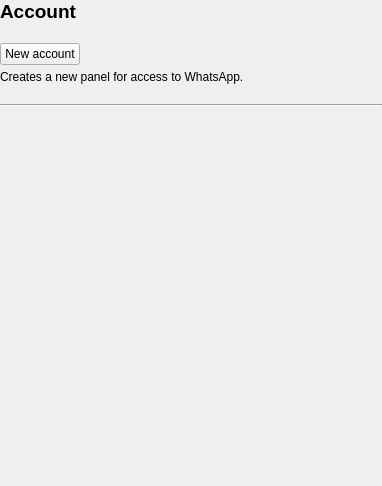
<?xml version="1.0" encoding="UTF-8"?>
<ui version="4.0">
 <class>Account</class>
 <widget class="QWidget" name="Account">
  <property name="geometry">
   <rect>
    <x>0</x>
    <y>0</y>
    <width>382</width>
    <height>486</height>
   </rect>
  </property>
  <property name="windowTitle">
   <string>Form</string>
  </property>
  <layout class="QHBoxLayout" name="horizontalLayout">
   <property name="spacing">
    <number>0</number>
   </property>
   <property name="leftMargin">
    <number>0</number>
   </property>
   <property name="topMargin">
    <number>0</number>
   </property>
   <property name="rightMargin">
    <number>0</number>
   </property>
   <property name="bottomMargin">
    <number>0</number>
   </property>
   <item>
    <widget class="QScrollArea" name="scrollArea">
     <property name="frameShape">
      <enum>QFrame::NoFrame</enum>
     </property>
     <property name="widgetResizable">
      <bool>true</bool>
     </property>
     <widget class="QWidget" name="account_scrollArea">
      <property name="geometry">
       <rect>
        <x>0</x>
        <y>0</y>
        <width>382</width>
        <height>486</height>
       </rect>
      </property>
      <property name="minimumSize">
       <size>
        <width>250</width>
        <height>0</height>
       </size>
      </property>
      <layout class="QVBoxLayout" name="verticalLayout_2">
       <property name="spacing">
        <number>20</number>
       </property>
       <property name="leftMargin">
        <number>0</number>
       </property>
       <property name="topMargin">
        <number>0</number>
       </property>
       <property name="rightMargin">
        <number>0</number>
       </property>
       <property name="bottomMargin">
        <number>0</number>
       </property>
       <item>
        <widget class="QLabel" name="label">
         <property name="font">
          <font>
           <pointsize>14</pointsize>
           <bold>true</bold>
          </font>
         </property>
         <property name="text">
          <string>Account</string>
         </property>
        </widget>
       </item>
       <item>
        <layout class="QVBoxLayout" name="verticalLayout">
         <property name="spacing">
          <number>5</number>
         </property>
         <item>
          <widget class="QPushButton" name="btnNewUser">
           <property name="sizePolicy">
            <sizepolicy hsizetype="Fixed" vsizetype="Fixed">
             <horstretch>0</horstretch>
             <verstretch>0</verstretch>
            </sizepolicy>
           </property>
           <property name="text">
            <string>New account</string>
           </property>
          </widget>
         </item>
         <item>
          <widget class="QLabel" name="label_2">
           <property name="text">
            <string>Creates a new panel for access to WhatsApp.</string>
           </property>
          </widget>
         </item>
        </layout>
       </item>
       <item>
        <widget class="Line" name="line">
         <property name="orientation">
          <enum>Qt::Horizontal</enum>
         </property>
        </widget>
       </item>
       <item>
        <layout class="QVBoxLayout" name="usersList">
         <property name="spacing">
          <number>3</number>
         </property>
        </layout>
       </item>
       <item>
        <spacer name="verticalSpacer">
         <property name="orientation">
          <enum>Qt::Vertical</enum>
         </property>
         <property name="sizeHint" stdset="0">
          <size>
           <width>20</width>
           <height>329</height>
          </size>
         </property>
        </spacer>
       </item>
      </layout>
     </widget>
    </widget>
   </item>
  </layout>
 </widget>
 <resources/>
 <connections/>
</ui>
